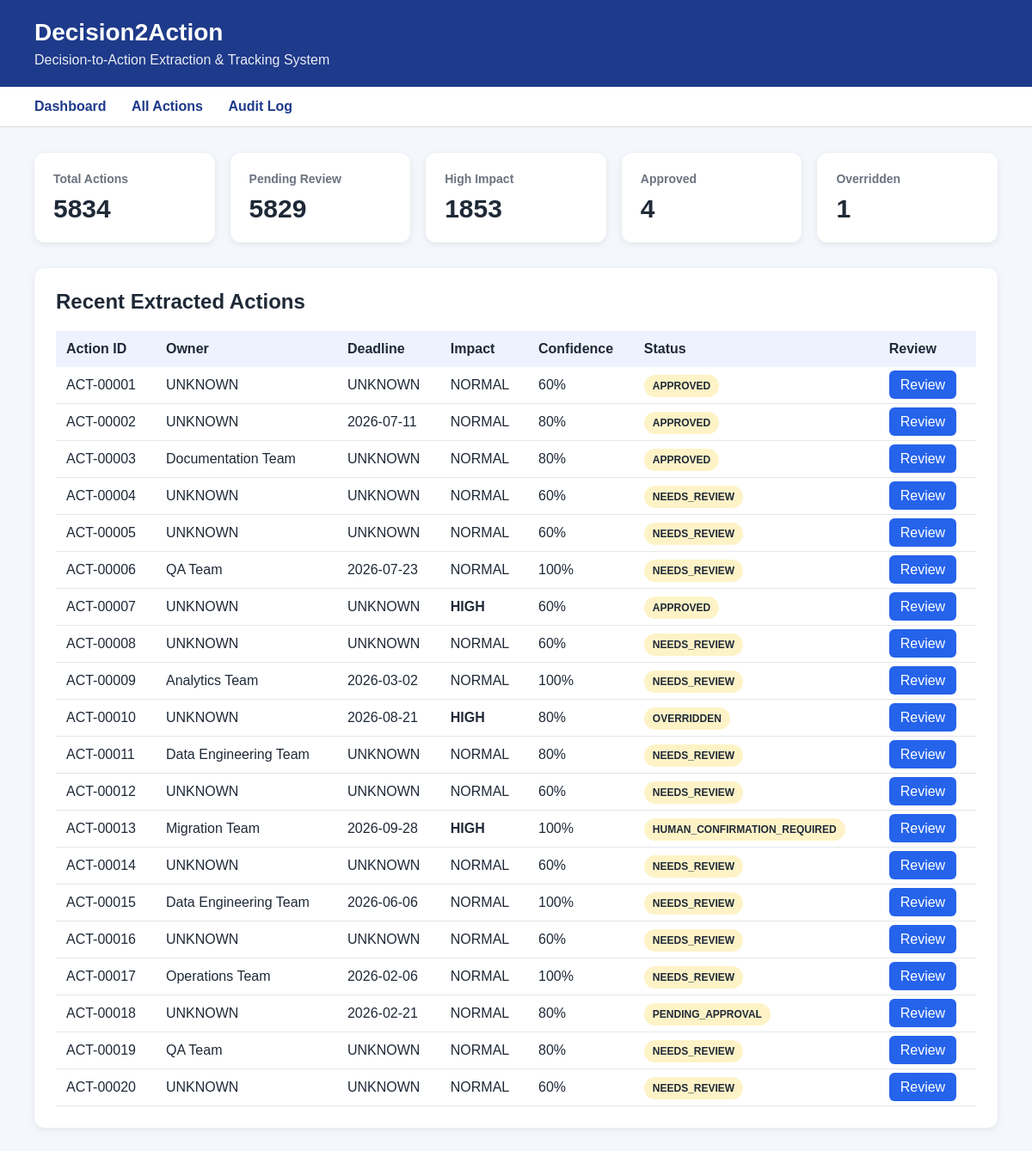
The page / on the database its author committed.
### tables this page shows
CREATE TABLE actions (
            action_id TEXT PRIMARY KEY,
            decision_id TEXT,
            action_text TEXT,
            owner TEXT,
            deadline TEXT,
            impact TEXT,
            confidence INTEGER,
            status TEXT,
            FOREIGN KEY (decision_id)
                REFERENCES decisions(decision_id)
        );

### app.py (the view)
@app.route("/")
def dashboard():
    db = get_db()
    total_actions = db.execute(
        "SELECT COUNT(*) FROM actions"
    ).fetchone()[0]
    pending_review = db.execute("""
        SELECT COUNT(*)
        FROM actions
        WHERE status IN (
            'NEEDS_REVIEW',
            'PENDING_APPROVAL',
            'HUMAN_CONFIRMATION_REQUIRED'
        )
    """).fetchone()[0]
    high_impact = db.execute("""
        SELECT COUNT(*)
        FROM actions
        WHERE impact = 'HIGH'
    """).fetchone()[0]
    approved = db.execute("""
        SELECT COUNT(*)
        FROM actions
        WHERE status = 'APPROVED'
    """).fetchone()[0]
    overridden = db.execute("""
        SELECT COUNT(*)
        FROM actions
        WHERE status = 'OVERRIDDEN'
    """).fetchone()[0]
    actions = db.execute("""
        SELECT *
        FROM actions
        ORDER BY action_id
        LIMIT 20
    """).fetchall()
    db.close()
    return render_template(
        "index.html",
        total_actions=total_actions,
        pending_review=pending_review,
        high_impact=high_impact,
        approved=approved,
        overridden=overridden,
        actions=actions
    )

### app.py (called while the page is built)
def get_db():
    connection = sqlite3.connect(DATABASE_PATH)
    connection.row_factory = sqlite3.Row
    return connection

### templates/index.html (shortened to what this page needs)
<!DOCTYPE html>
<html lang="en">
<head>
</head>
<body>
    <div class="header">
        <h1>Decision2Action</h1>
        <p>
            Decision-to-Action Extraction & Tracking System
        </p>
    </div>
    <div class="nav">
        <a href="/">Dashboard</a>
        <a href="/actions">All Actions</a>
        <a href="/audit">Audit Log</a>
    </div>
    <div class="container">
        <div class="cards">
            <div class="card">
                <h3>Total Actions</h3>
                <div class="number">
                    {{ total_actions }}
                </div>
            </div>
            <div class="card">
                <h3>Pending Review</h3>
                <div class="number">
                    {{ pending_review }}
                </div>
            </div>
            <div class="card">
                <h3>High Impact</h3>
                <div class="number">
                    {{ high_impact }}
                </div>
            </div>
            <div class="card">
                <h3>Approved</h3>
                <div class="number">
                    {{ approved }}
                </div>
            </div>
            <div class="card">
                <h3>Overridden</h3>
                <div class="number">
                    {{ overridden }}
                </div>
            </div>
        </div>
        <div class="section">
            <h2>Recent Extracted Actions</h2>
            <table>
                <thead>
                    <tr>
                        <th>Action ID</th>
                        <th>Owner</th>
                        <th>Deadline</th>
                        <th>Impact</th>
                        <th>Confidence</th>
                        <th>Status</th>
                        <th>Review</th>
                    </tr>
                </thead>
                <tbody>
                    {% for action in actions %}
                    <tr>
                        <td>
                            {{ action["action_id"] }}
                        </td>
                        <td>
                            {{ action["owner"] }}
                        </td>
                        <td>
                            {{ action["deadline"] }}
                        </td>
                        <td class="{% if action['impact'] == 'HIGH' %}high{% endif %}">
                            {{ action["impact"] }}
                        </td>
                        <td>
                            {{ action["confidence"] }}%
                        </td>
                        <td>
                            <span class="status">
                                {{ action["status"] }}
                            </span>
                        </td>
                        <td>
                            <a
                                class="review-btn"
                                href="/review/{{ action['action_id'] }}"
                            >
                                Review
                            </a>
                        </td>
                    </tr>
                    {% endfor %}
                </tbody>
            </table>
        </div>
    </div>
</body>
</html>

### templates/index.html (style rules this page uses)
* { box-sizing: border-box; }
body { margin: 0; font-family: Arial, sans-serif; background: #f4f7fb; color: #1f2937; }
.header { background: #1e3a8a; color: white; padding: 22px 40px; }
.header h1 { margin: 0; font-size: 28px; }
.header p { margin: 7px 0 0; opacity: 0.9; }
.nav { background: white; padding: 14px 40px; border-bottom: 1px solid #ddd; }
.nav a { text-decoration: none; margin-right: 25px; color: #1e3a8a; font-weight: bold; }
.container { padding: 30px 40px; max-width: 1400px; margin: auto; }
.cards { display: grid; grid-template-columns: repeat(5, 1fr); gap: 18px; margin-bottom: 30px; }
.card { background: white; padding: 22px; border-radius: 12px; box-shadow: 0 2px 8px rgba(0,0,0,0.08); }
.card h3 { margin: 0; font-size: 14px; color: #6b7280; }
.card .number { font-size: 30px; font-weight: bold; margin-top: 10px; }
.section { background: white; border-radius: 12px; padding: 25px; box-shadow: 0 2px 8px rgba(0,0,0,0.08); }
.section h2 { margin-top: 0; }
table { width: 100%; border-collapse: collapse; }
th { background: #eef2ff; text-align: left; padding: 12px; }
td { padding: 12px; border-bottom: 1px solid #e5e7eb; }
.status { padding: 6px 10px; border-radius: 20px; font-size: 12px; font-weight: bold; background: #fef3c7; }
.high { font-weight: bold; }
.review-btn { background: #2563eb; color: white; padding: 8px 13px; text-decoration: none; border-radius: 6px; }

### rows shown on the page
actions: action_id "ACT-00001", owner "UNKNOWN", deadline "UNKNOWN", impact "NORMAL", confidence "60", status "APPROVED"
actions: action_id "ACT-00002", owner "UNKNOWN", deadline "2026-07-11", impact "NORMAL", confidence "80", status "APPROVED"
actions: action_id "ACT-00003", owner "Documentation Team", deadline "UNKNOWN", impact "NORMAL", confidence "80", status "APPROVED"
actions: action_id "ACT-00004", owner "UNKNOWN", deadline "UNKNOWN", impact "NORMAL", confidence "60", status "NEEDS_REVIEW"
actions: action_id "ACT-00005", owner "UNKNOWN", deadline "UNKNOWN", impact "NORMAL", confidence "60", status "NEEDS_REVIEW"
actions: action_id "ACT-00006", owner "QA Team", deadline "2026-07-23", impact "NORMAL", confidence "100", status "NEEDS_REVIEW"
actions: action_id "ACT-00007", owner "UNKNOWN", deadline "UNKNOWN", impact "HIGH", confidence "60", status "APPROVED"
actions: action_id "ACT-00008", owner "UNKNOWN", deadline "UNKNOWN", impact "NORMAL", confidence "60", status "NEEDS_REVIEW"
actions: action_id "ACT-00009", owner "Analytics Team", deadline "2026-03-02", impact "NORMAL", confidence "100", status "NEEDS_REVIEW"
actions: action_id "ACT-00010", owner "UNKNOWN", deadline "2026-08-21", impact "HIGH", confidence "80", status "OVERRIDDEN"
actions: action_id "ACT-00011", owner "Data Engineering Team", deadline "UNKNOWN", impact "NORMAL", confidence "80", status "NEEDS_REVIEW"
actions: action_id "ACT-00012", owner "UNKNOWN", deadline "UNKNOWN", impact "NORMAL", confidence "60", status "NEEDS_REVIEW"
actions: action_id "ACT-00013", owner "Migration Team", deadline "2026-09-28", impact "HIGH", confidence "100", status "HUMAN_CONFIRMATION_REQUIRED"
actions: action_id "ACT-00014", owner "UNKNOWN", deadline "UNKNOWN", impact "NORMAL", confidence "60", status "NEEDS_REVIEW"
actions: action_id "ACT-00015", owner "Data Engineering Team", deadline "2026-06-06", impact "NORMAL", confidence "100", status "NEEDS_REVIEW"
actions: action_id "ACT-00016", owner "UNKNOWN", deadline "UNKNOWN", impact "NORMAL", confidence "60", status "NEEDS_REVIEW"
actions: action_id "ACT-00017", owner "Operations Team", deadline "2026-02-06", impact "NORMAL", confidence "100", status "NEEDS_REVIEW"
actions: action_id "ACT-00018", owner "UNKNOWN", deadline "2026-02-21", impact "NORMAL", confidence "80", status "PENDING_APPROVAL"
actions: action_id "ACT-00019", owner "QA Team", deadline "UNKNOWN", impact "NORMAL", confidence "80", status "NEEDS_REVIEW"
actions: action_id "ACT-00020", owner "UNKNOWN", deadline "UNKNOWN", impact "NORMAL", confidence "60", status "NEEDS_REVIEW"

### other values the page prints
{{ total_actions }} "5834"
{{ pending_review }} "5829"
{{ high_impact }} "1853"
{{ approved }} "4"
{{ overridden }} "1"
